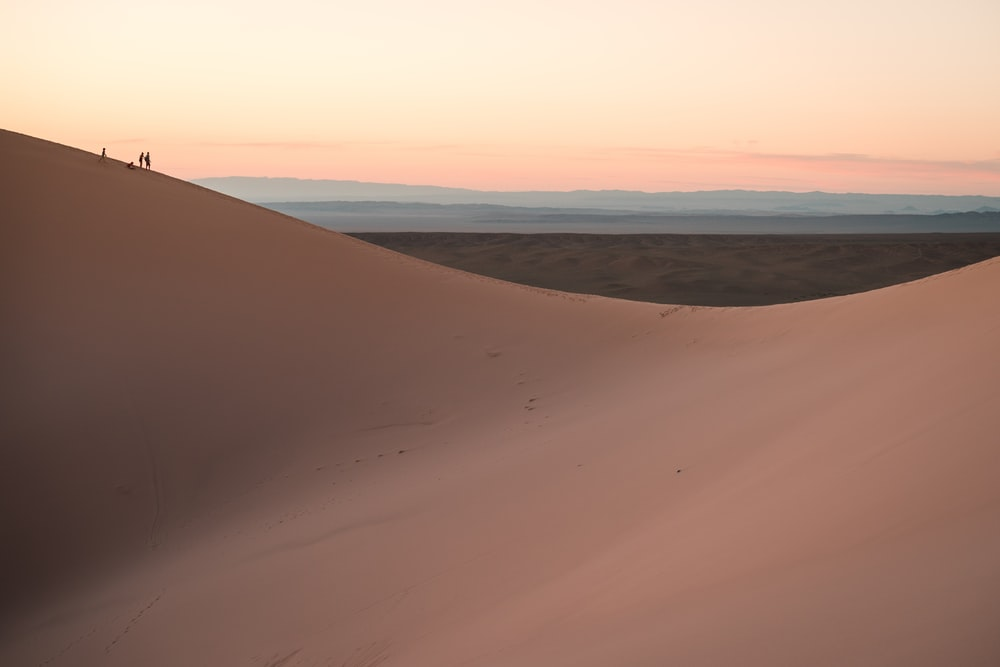
#> input picture gfx/dune.jpg, 1000 x 667 px
$ python histoequal.py
#> lines starting #> are read from the running program, lines starting #| are printed output that depends on the picture
### quantize.py
import numpy
def quantize(image,level=8):
    result = numpy.zeros((image.shape[0], image.shape[1]), dtype='uint8')
    min = numpy.min(image)
    max = numpy.max(image)
    step = (max-min)//level
    counter = 0
    for x in range(image.shape[0]):
        for y in range(image.shape[1]):
            result[x,y]=image[x,y]
            while True:
                if result[x,y] <= min+step or counter >= level:
                    break
                else:
                    result[x,y] = result[x,y] - step
                    counter += 1
            result[x,y] = counter*step+min+step//2
            counter=0
    return result

### histoequal.py
import numpy
import cv2
from quantize import quantize
from matplotlib import pyplot

image = cv2.imread("gfx/dune.jpg",0)
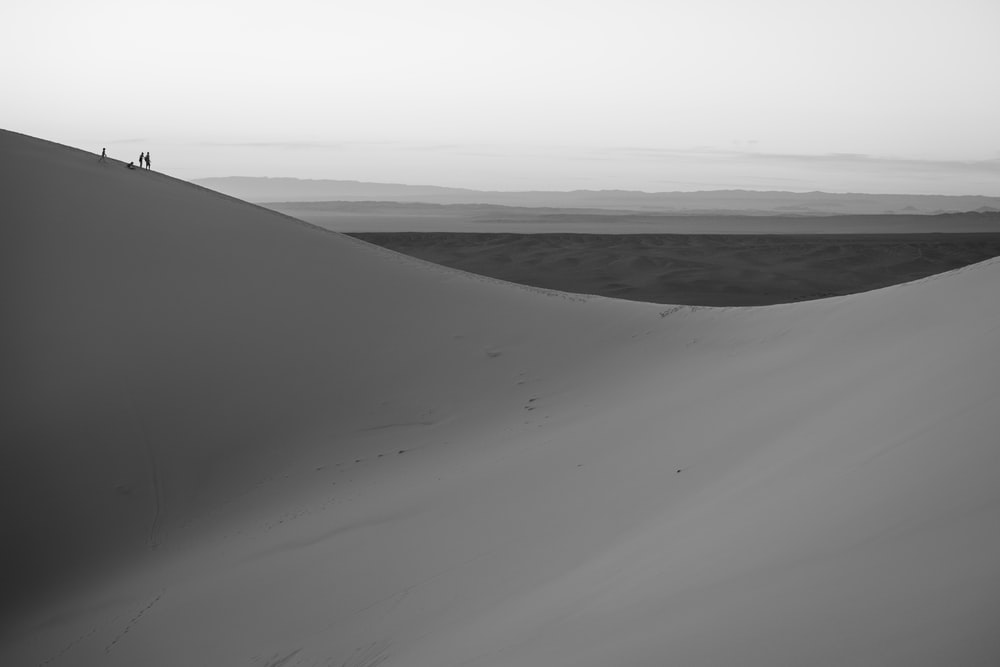
#> image: shape (667, 1000); min 0, max 245, mean 137.7
assert(image is not None), "Wrong path to the image"
quant_image = quantize(image,32)
#> in quantize, `min = numpy.min(image)`: min = 0
#> in quantize, `max = numpy.max(image)`: max = 245
#> in quantize, `step = (max-min)//level`: step = 7
heq_image = cv2.equalizeHist(quant_image)
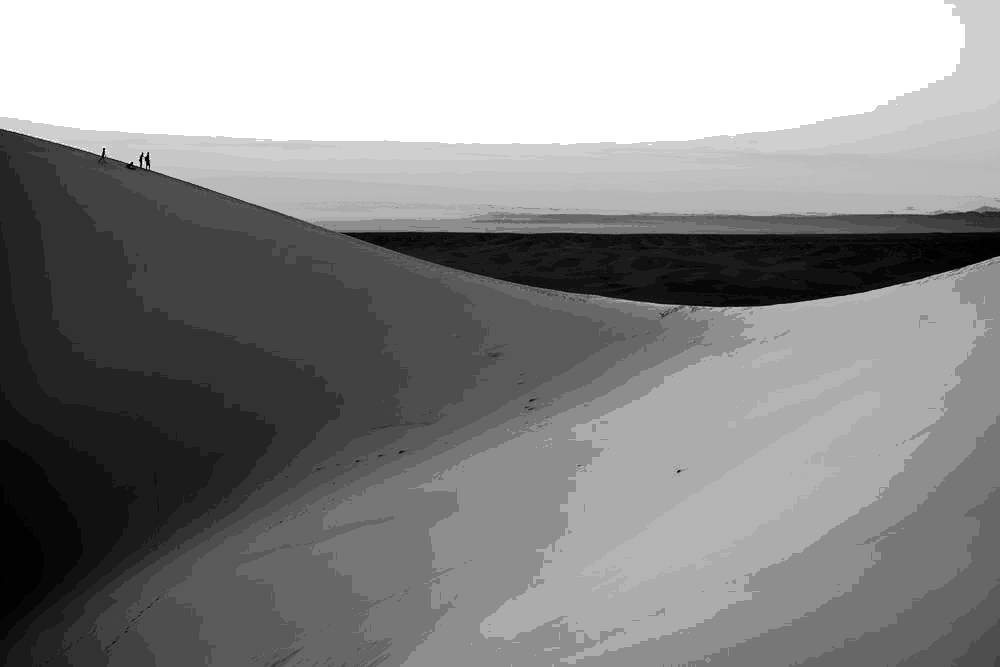
#> heq_image: shape (667, 1000); min 0, max 255, mean 138.1

pyplot.hist(image.ravel(),256,[0,256])
pyplot.hist(heq_image.ravel(),256,[0,256])
pyplot.hist(quant_image.ravel(),256,[0,256])
pyplot.show()
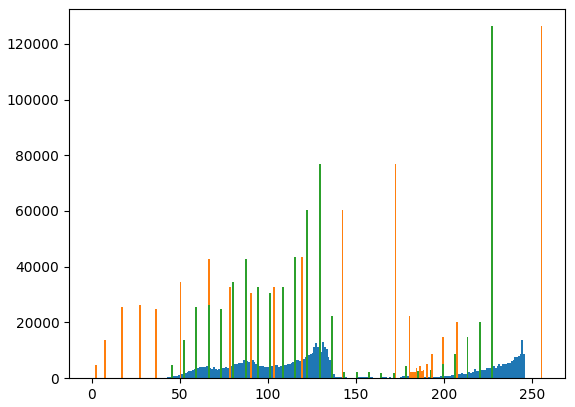
#> figure drawn by matplotlib, 1 panel; tallest bar 13728 high, from x = 244 to 245; tallest bar 126311 high, from x = 255 to 256; tallest bar 126311 high, from x = 227 to 228
cv2.imshow('origin', image)
cv2.imshow('quantized', quant_image)
cv2.imshow('equalized histogram', heq_image)

res = numpy.hstack((quant_image,heq_image))
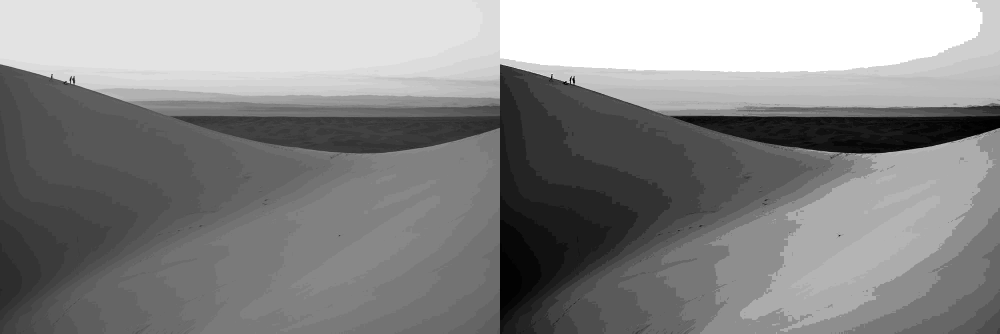
#> res: shape (667, 2000) (shown at 1/2 size); min 0, max 255, mean 136.5
cv2.imwrite('heqlf32.jpg',res)
cv2.waitKey(0)
cv2.destroyAllWindows()
exit()
#> (the program exits here)
